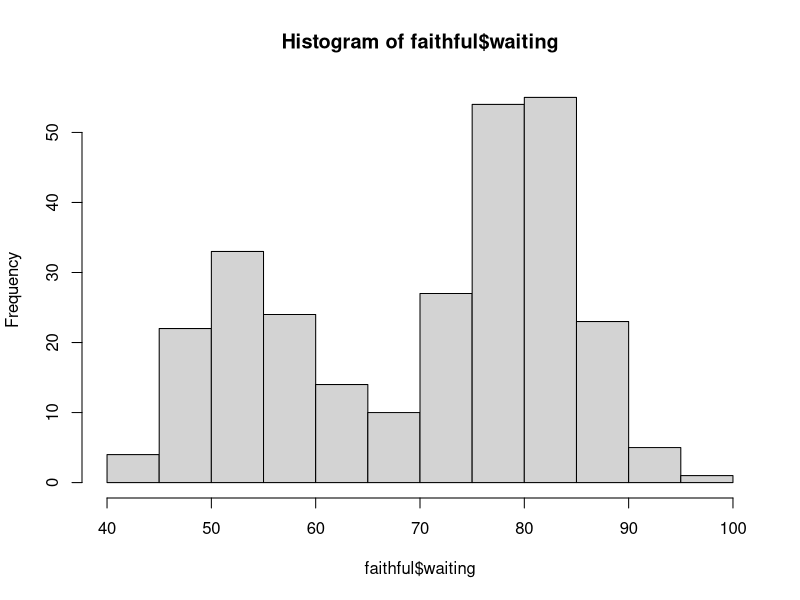
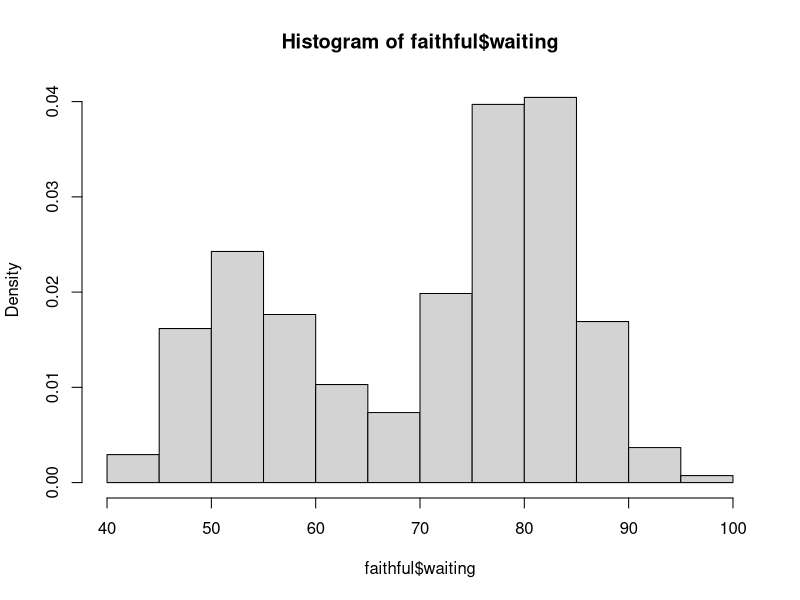
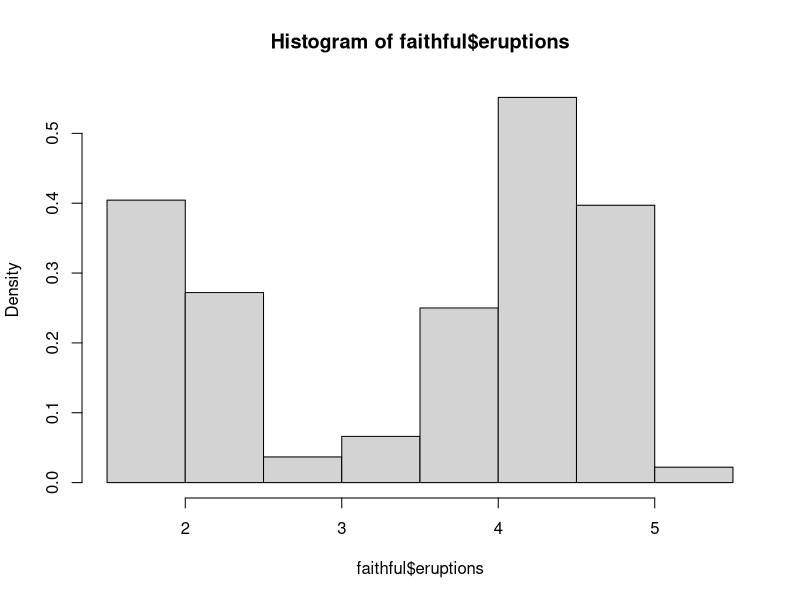
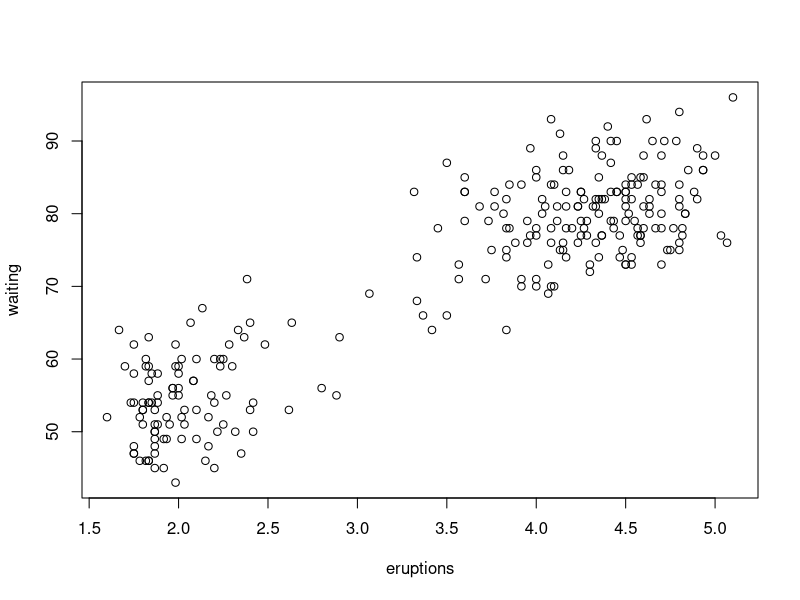
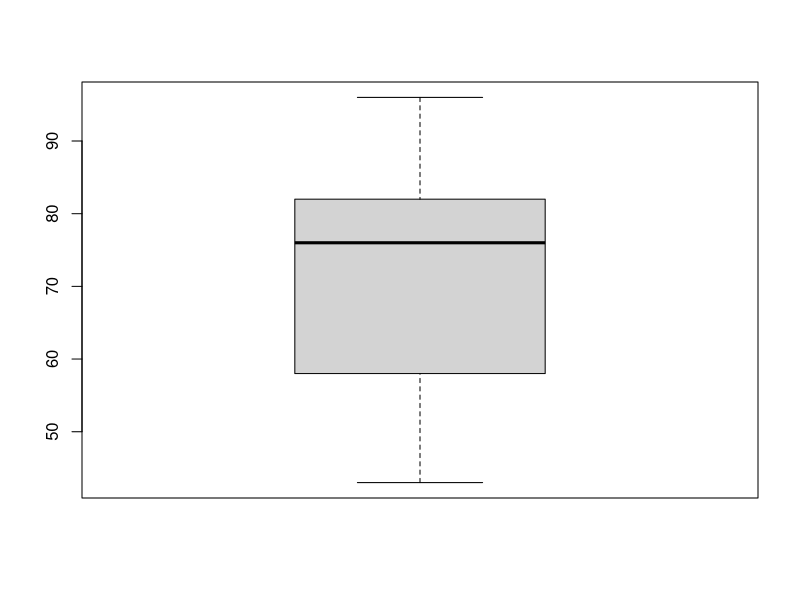

R code for these plots, in order:
data("faithful")
hist(faithful$waiting)
hist(faithful$waiting, probability = TRUE)
hist(faithful$eruptions, probability = TRUE)
plot(faithful)
boxplot(faithful$waiting)
min(faithful$waiting)
max(faithful$waiting)
median(faithful$waiting)
quantile(faithful$waiting)
